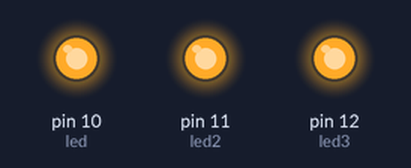
The sketch below on a simulated Arduino Uno, built with avr-gcc and run on an emulated ATmega328P. Parts: output pins drawn as LEDs (lit = HIGH).

Above: at 1.0 s.
At 2.5 s:
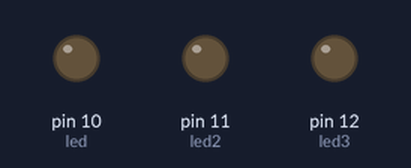
At 3.2 s:
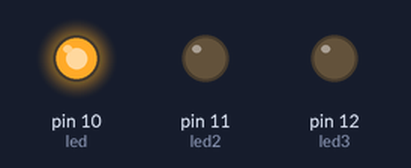
At 3.7 s:
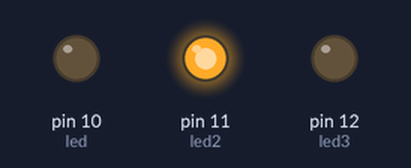
At 4.2 s:
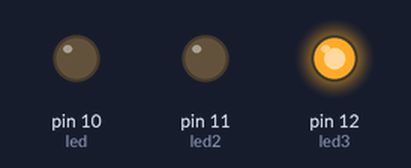
Timing chart, 0 to 5.9 s (numbered marks = the images above):
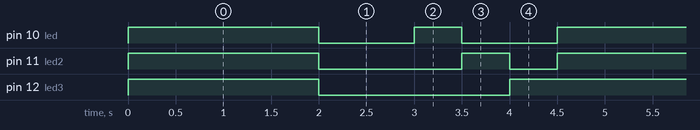

The sketch:

1c.ino
```cpp
int led2=11;
int led3=12;
int led=10;
void setup() {
  // put your setup code here, to run once:
  pinMode(led,OUTPUT);
  pinMode(led2,OUTPUT);
  pinMode(led3,OUTPUT);
}

void loop() {
  // put your main code here, to run repeatedly:
  digitalWrite(led,HIGH);
  digitalWrite(led2,HIGH);
  digitalWrite(led3,HIGH);
  delay(2000);

  digitalWrite(led,LOW);
  digitalWrite(led2,LOW);
  digitalWrite(led3,LOW);
  delay(1000);

  digitalWrite(led,HIGH);
  digitalWrite(led2,LOW);
  digitalWrite(led3,LOW);
  delay(500);

  digitalWrite(led, LOW);
  digitalWrite(led2,HIGH);
  digitalWrite(led3,LOW);
  delay(500);

  digitalWrite(led, LOW);
  digitalWrite(led2,LOW);
  digitalWrite(led3,HIGH);
  delay(500);
}
```

Measured:
- by itself, pin 10 (led): repeats every 4.5 s: LOW 1.0 s, HIGH 0.50 s, LOW 1.0 s, HIGH 2.0 s
- by itself, pin 11 (led2): repeats every 4.5 s: LOW 1.5 s, HIGH 0.50 s, LOW 0.50 s, HIGH 2.0 s
- by itself, pin 12 (led3): repeats every 4.5 s: LOW 2.0 s, HIGH 2.5 s
